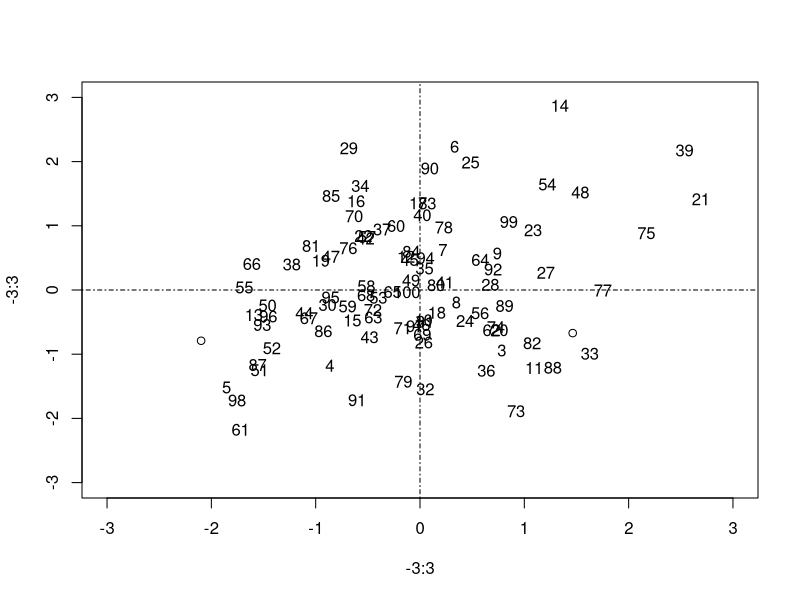
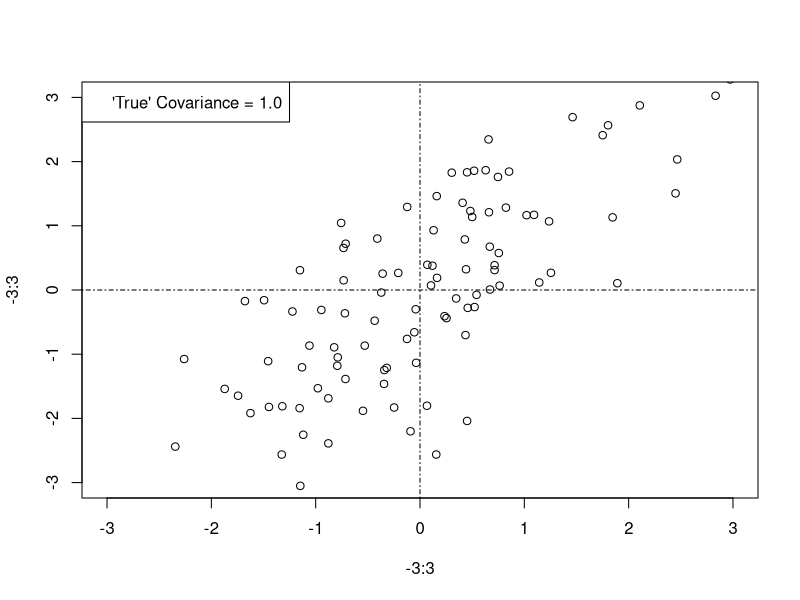
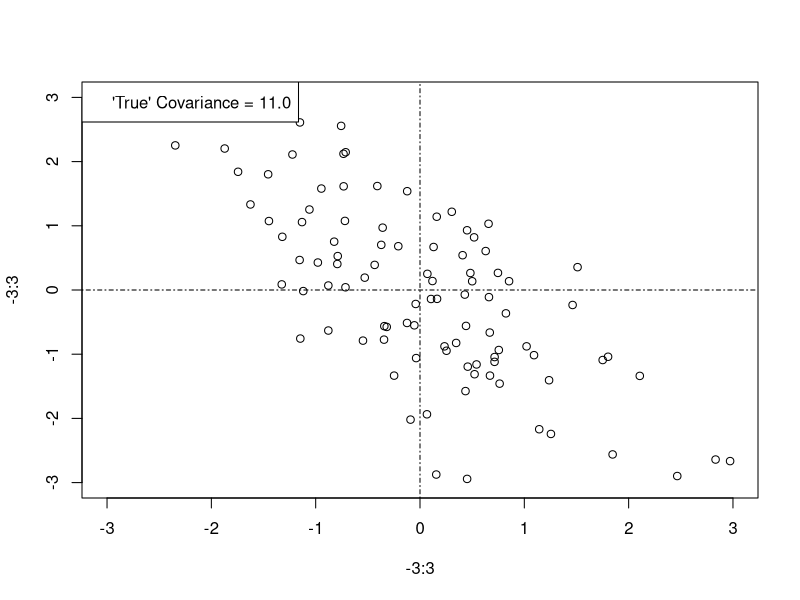

These charts were generated, in order, by the following R code:
## Paul Johnson
## 2014-02-05



## Distributions: Visualize Covariance = 0

x1 <- rnorm(1, m = 0, s = 1)
x2 <- rnorm(1, m = 0, s = 1)

plot(-3:3, -3:3, type = "n")
abline(h = 0, lty = 4)
abline(v = 0, lty = 4)

points(x1, x2)

x1 <- rnorm(1, m = 0, s = 1)
x2 <- rnorm(1, m = 0, s = 1)
points(x1, x2)

x1 <- rnorm(1, m = 0, s = 1)
x2 <- rnorm(1, m = 0, s = 1)
text(x1, x2, "3")

x1 <- rnorm(1, m = 0, s = 1)
x2 <- rnorm(1, m = 0, s = 1)
text(x1, x2, "4")

x1 <- rnorm(1, m = 0, s = 1)
x2 <- rnorm(1, m = 0, s = 1)
text(x1, x2, "5")


for (i in 6:100){
    x1 <- rnorm(1, m = 0, s = 1)
    x2 <- rnorm(1, m = 0, s = 1)
    text(x1, x2, i)
}


## Now, lets manufacture 2 variables that have a positive covariance.
## This is a fairly common way to do it.

## First, collect 100 values for x1

x1 <- rnorm(100, m = 0, s = 1)

## Second, collect some "noise" data. Call it e1. It is truly uncorrelated with x1

e1 <- rnorm(100, m = 0, s = 1)

## Create x2 that is partly a reflection of x1 and partly of e1

x2 <- x1 + e1

plot(-3:3, -3:3, type = "n")
abline(h = 0, lty = 4)
abline(v = 0, lty = 4)
points(x1, x2)
cov(x1, x2)
legend("topleft", legend = c("'True' Covariance = 1.0"))

x2 <- - x1 + e1
plot(-3:3, -3:3, type = "n")
abline(h = 0, lty = 4)
abline(v = 0, lty = 4)
points(x1, x2)
cov(x1, x2)
legend("topleft", legend = c("'True' Covariance = 11.0"))


